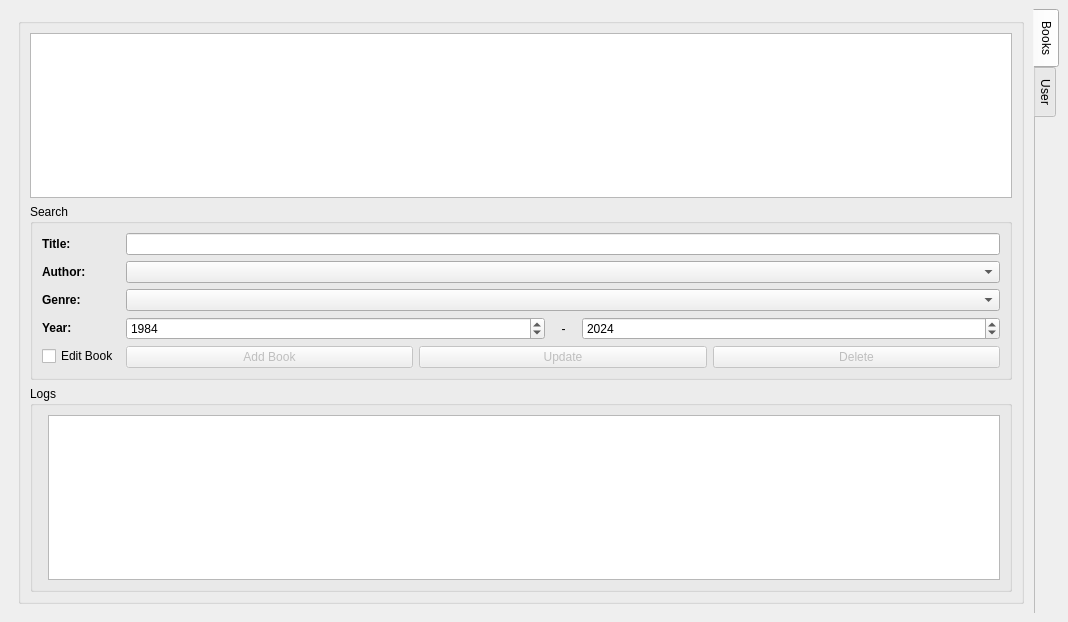
<?xml version="1.0" encoding="UTF-8"?>
<ui version="4.0">
 <class>BookWindow</class>
 <widget class="QMainWindow" name="BookWindow">
  <property name="geometry">
   <rect>
    <x>0</x>
    <y>0</y>
    <width>1068</width>
    <height>622</height>
   </rect>
  </property>
  <property name="windowTitle">
   <string>Library manager</string>
  </property>
  <widget class="QWidget" name="centralWidget">
   <layout class="QVBoxLayout">
    <property name="spacing">
     <number>6</number>
    </property>
    <property name="leftMargin">
     <number>9</number>
    </property>
    <property name="topMargin">
     <number>9</number>
    </property>
    <property name="rightMargin">
     <number>9</number>
    </property>
    <property name="bottomMargin">
     <number>9</number>
    </property>
    <item>
     <widget class="QTabWidget" name="tabWidget_pages">
      <property name="tabPosition">
       <enum>QTabWidget::East</enum>
      </property>
      <property name="currentIndex">
       <number>0</number>
      </property>
      <property name="documentMode">
       <bool>true</bool>
      </property>
      <property name="movable">
       <bool>true</bool>
      </property>
      <property name="tabBarAutoHide">
       <bool>false</bool>
      </property>
      <widget class="QWidget" name="tab_books">
       <property name="sizePolicy">
        <sizepolicy hsizetype="Expanding" vsizetype="Expanding">
         <horstretch>0</horstretch>
         <verstretch>0</verstretch>
        </sizepolicy>
       </property>
       <attribute name="title">
        <string>Books</string>
       </attribute>
       <layout class="QVBoxLayout" name="verticalLayout_2">
        <item>
         <widget class="QGroupBox" name="groupBox">
          <property name="sizePolicy">
           <sizepolicy hsizetype="Expanding" vsizetype="Expanding">
            <horstretch>0</horstretch>
            <verstretch>0</verstretch>
           </sizepolicy>
          </property>
          <property name="focusPolicy">
           <enum>Qt::TabFocus</enum>
          </property>
          <property name="title">
           <string/>
          </property>
          <property name="flat">
           <bool>false</bool>
          </property>
          <layout class="QVBoxLayout" name="_2">
           <property name="spacing">
            <number>6</number>
           </property>
           <property name="sizeConstraint">
            <enum>QLayout::SetNoConstraint</enum>
           </property>
           <property name="leftMargin">
            <number>9</number>
           </property>
           <property name="topMargin">
            <number>9</number>
           </property>
           <property name="rightMargin">
            <number>9</number>
           </property>
           <property name="bottomMargin">
            <number>9</number>
           </property>
           <item>
            <widget class="QTableView" name="bookTable">
             <property name="selectionBehavior">
              <enum>QAbstractItemView::SelectRows</enum>
             </property>
            </widget>
           </item>
           <item>
            <widget class="QGroupBox" name="groupBox_search">
             <property name="title">
              <string>Search</string>
             </property>
             <layout class="QFormLayout" name="_3">
              <item row="0" column="0">
               <widget class="QLabel" name="label_5">
                <property name="text">
                 <string>&lt;b&gt;Title:&lt;/b&gt;</string>
                </property>
               </widget>
              </item>
              <item row="0" column="1">
               <widget class="QLineEdit" name="titleEdit">
                <property name="enabled">
                 <bool>true</bool>
                </property>
               </widget>
              </item>
              <item row="1" column="0">
               <widget class="QLabel" name="label_2">
                <property name="text">
                 <string>&lt;b&gt;Author: &lt;/b&gt;</string>
                </property>
               </widget>
              </item>
              <item row="1" column="1">
               <widget class="QComboBox" name="authorEdit">
                <property name="enabled">
                 <bool>true</bool>
                </property>
               </widget>
              </item>
              <item row="2" column="0">
               <widget class="QLabel" name="label_3">
                <property name="text">
                 <string>&lt;b&gt;Genre:&lt;/b&gt;</string>
                </property>
               </widget>
              </item>
              <item row="2" column="1">
               <widget class="QComboBox" name="genreEdit">
                <property name="enabled">
                 <bool>true</bool>
                </property>
               </widget>
              </item>
              <item row="5" column="0">
               <widget class="QLabel" name="label_4">
                <property name="text">
                 <string>&lt;b&gt;Year:&lt;/b&gt;</string>
                </property>
               </widget>
              </item>
              <item row="5" column="1">
               <layout class="QHBoxLayout" name="horizontalLayout">
                <item>
                 <widget class="QSpinBox" name="yearEditFrom">
                  <property name="sizePolicy">
                   <sizepolicy hsizetype="Minimum" vsizetype="Preferred">
                    <horstretch>0</horstretch>
                    <verstretch>0</verstretch>
                   </sizepolicy>
                  </property>
                  <property name="minimum">
                   <number>1600</number>
                  </property>
                  <property name="maximum">
                   <number>2100</number>
                  </property>
                  <property name="value">
                   <number>1984</number>
                  </property>
                 </widget>
                </item>
                <item>
                 <widget class="QLabel" name="labelDash">
                  <property name="sizePolicy">
                   <sizepolicy hsizetype="Ignored" vsizetype="Minimum">
                    <horstretch>0</horstretch>
                    <verstretch>0</verstretch>
                   </sizepolicy>
                  </property>
                  <property name="maximumSize">
                   <size>
                    <width>25</width>
                    <height>16777215</height>
                   </size>
                  </property>
                  <property name="text">
                   <string>-</string>
                  </property>
                  <property name="alignment">
                   <set>Qt::AlignCenter</set>
                  </property>
                 </widget>
                </item>
                <item>
                 <widget class="QSpinBox" name="yearEditTo">
                  <property name="sizePolicy">
                   <sizepolicy hsizetype="Minimum" vsizetype="Preferred">
                    <horstretch>0</horstretch>
                    <verstretch>0</verstretch>
                   </sizepolicy>
                  </property>
                  <property name="minimum">
                   <number>1600</number>
                  </property>
                  <property name="maximum">
                   <number>2100</number>
                  </property>
                  <property name="value">
                   <number>2024</number>
                  </property>
                 </widget>
                </item>
               </layout>
              </item>
              <item row="8" column="1">
               <layout class="QHBoxLayout" name="horizontalLayout_4">
                <item>
                 <widget class="QPushButton" name="add_btn">
                  <property name="enabled">
                   <bool>false</bool>
                  </property>
                  <property name="autoFillBackground">
                   <bool>true</bool>
                  </property>
                  <property name="text">
                   <string>Add Book</string>
                  </property>
                  <property name="autoDefault">
                   <bool>false</bool>
                  </property>
                  <property name="flat">
                   <bool>false</bool>
                  </property>
                 </widget>
                </item>
                <item>
                 <widget class="QPushButton" name="update_btn">
                  <property name="enabled">
                   <bool>false</bool>
                  </property>
                  <property name="text">
                   <string>Update</string>
                  </property>
                 </widget>
                </item>
                <item>
                 <widget class="QPushButton" name="delete_btn">
                  <property name="enabled">
                   <bool>false</bool>
                  </property>
                  <property name="text">
                   <string>Delete</string>
                  </property>
                 </widget>
                </item>
               </layout>
              </item>
              <item row="8" column="0">
               <widget class="QCheckBox" name="editModeCheckBox">
                <property name="text">
                 <string>Edit Book</string>
                </property>
               </widget>
              </item>
             </layout>
            </widget>
           </item>
           <item>
            <widget class="QGroupBox" name="groupBox_Logs">
             <property name="title">
              <string>Logs</string>
             </property>
             <layout class="QFormLayout" name="_4">
              <item row="0" column="1">
               <widget class="QTextBrowser" name="query_logger">
                <property name="acceptDrops">
                 <bool>false</bool>
                </property>
               </widget>
              </item>
             </layout>
            </widget>
           </item>
          </layout>
         </widget>
        </item>
       </layout>
      </widget>
      <widget class="QWidget" name="tab_user">
       <attribute name="title">
        <string>User</string>
       </attribute>
      </widget>
     </widget>
    </item>
   </layout>
  </widget>
 </widget>
 <resources/>
 <connections/>
</ui>
